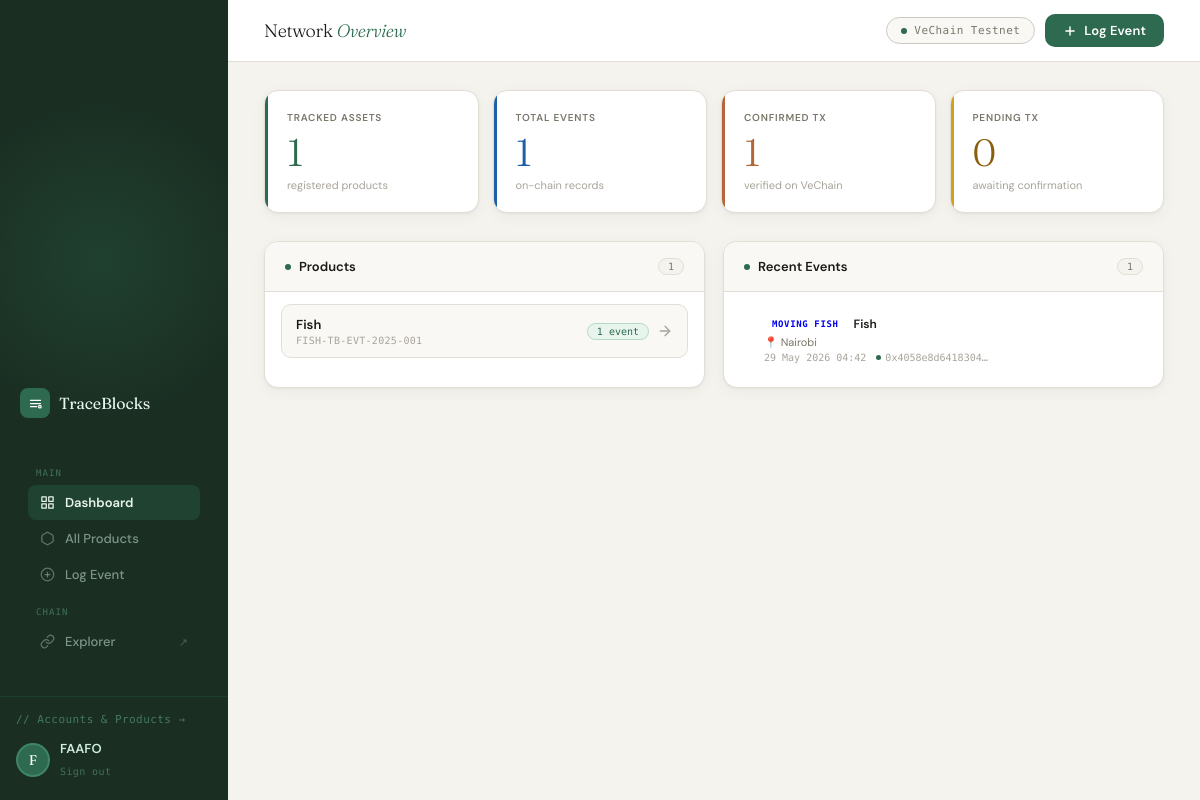
/interface/ (signed in), run on the app's committed database.
### tracker/models.py (models this page shows, shortened)
class Product(models.Model):
    name         = models.CharField(max_length=200)
    sku          = models.CharField(max_length=100, unique=True)
    description  = models.TextField(blank=True)
    manufacturer = models.CharField(max_length=200)
    created_at   = models.DateTimeField(auto_now_add=True)

class TrackingEvent(models.Model):
    STATUS_CHOICES = [
        ("manufactured",     "Manufactured"),
        ("shipped",          "Shipped"),
        ("in_transit",       "In Transit"),
        ("at_hub",           "At Hub"),
        ("out_for_delivery", "Out for Delivery"),
        ("delivered",        "Delivered"),
    ]
    product   = models.ForeignKey(Product, on_delete=models.CASCADE,
                                  related_name="events")
    status    = models.CharField(max_length=50, choices=STATUS_CHOICES)
    location  = models.CharField(max_length=200)
    notes     = models.TextField(blank=True)
    timestamp = models.DateTimeField(auto_now_add=True)
    tx_id     = models.CharField(max_length=100, blank=True, db_index=True)
    tx_status = models.CharField(max_length=20, default="pending")
    goods_name      = models.CharField(max_length=200, blank=True)
    goods_category  = models.CharField(max_length=100, blank=True)
    quantity        = models.CharField(max_length=50,  blank=True)
    unit_of_measure = models.CharField(max_length=50,  blank=True)
    batch_number    = models.CharField(max_length=100, blank=True)
    goods_condition = models.CharField(max_length=50,  blank=True)
    cold_chain      = models.BooleanField(default=False)
    hazardous       = models.BooleanField(default=False)
    dispatcher_name      = models.CharField(max_length=200, blank=True)
    dispatcher_role      = models.CharField(max_length=200, blank=True)
    dispatcher_signature = models.CharField(max_length=200, blank=True)
    dispatcher_date      = models.CharField(max_length=50,  blank=True)
    recipient_name      = models.CharField(max_length=200, blank=True)
    recipient_role      = models.CharField(max_length=200, blank=True)
    recipient_signature = models.CharField(max_length=200, blank=True)
    recipient_date      = models.CharField(max_length=50,  blank=True)
    carrier_name          = models.CharField(max_length=200, blank=True)
    transport_mode        = models.CharField(max_length=100, blank=True)
    tracking_number       = models.CharField(max_length=100, blank=True)
    destination_location  = models.CharField(max_length=200, blank=True)
    vehicle_plate         = models.CharField(max_length=50,  blank=True)
    driver_name           = models.CharField(max_length=200, blank=True)
    insurance_covered     = models.BooleanField(default=False)
    customs_cleared       = models.BooleanField(default=False)
    class Meta:
        ordering = ["-timestamp"]

### tracker/views.py (the view)
# urls.py: path("interface/",views.interface_view,   name="interface"),
@login_required
def interface_view(request):
    products = Product.objects.prefetch_related("events").order_by("-created_at")
    recent_events = TrackingEvent.objects.select_related("product").order_by("-timestamp")[:20]
    return render(request, "interface.html", {
        "products":      products,
        "recent_events": recent_events,
        "total_products": products.count(),
        "total_events":   TrackingEvent.objects.count(),
        "pending_tx":     TrackingEvent.objects.filter(tx_status="pending").count(),
        "confirmed_tx":   TrackingEvent.objects.filter(tx_status="confirmed").count(),
    })

### tracker/templates/interface.html (shortened to what this page needs)
<!DOCTYPE html>
<html lang="en">
<head>
</head>
<body>
<div style="display:flex;width:100%;">
  <aside class="sidebar">
    <div class="sidebar-glow"></div>
    <div class="sidebar-top">
      <a href="/" class="logo">
        <div class="logo-mark">
          <svg viewBox="0 0 24 24"><path d="M4 7h16M4 12h16M4 17h10"/><circle cx="19" cy="17" r="2"/></svg>
        </div>
        <span class="logo-name">TraceBlocks</span>
      </a>
      <div class="nav-menu">
        <div class="nav-section-label">Main</div>
        <a href="{% url 'interface' %}" class="nav-item active">
          <svg viewBox="0 0 24 24"><rect x="3" y="3" width="7" height="7"/><rect x="14" y="3" width="7" height="7"/><rect x="3" y="14" width="7" height="7"/><rect x="14" y="14" width="7" height="7"/></svg>
          Dashboard
        </a>
        <a href="{% url 'index' %}" class="nav-item">
          <svg viewBox="0 0 24 24"><path d="M21 16V8a2 2 0 0 0-1-1.73l-7-4a2 2 0 0 0-2 0l-7 4A2 2 0 0 0 3 8v8a2 2 0 0 0 1 1.73l7 4a2 2 0 0 0 2 0l7-4A2 2 0 0 0 21 16z"/></svg>
          All Products
        </a>
        <a href="{% url 'events' %}" class="nav-item">
          <svg viewBox="0 0 24 24"><circle cx="12" cy="12" r="10"/><line x1="12" y1="8" x2="12" y2="16"/><line x1="8" y1="12" x2="16" y2="12"/></svg>
          Log Event
        </a>
        <div class="nav-section-label">Chain</div>
        <a href="https://insight.vecha.in/#/test/" target="_blank" class="nav-item">
          <svg viewBox="0 0 24 24"><path d="M10 13a5 5 0 0 0 7.54.54l3-3a5 5 0 0 0-7.07-7.07l-1.72 1.71"/><path d="M14 11a5 5 0 0 0-7.54-.54l-3 3a5 5 0 0 0 7.07 7.07l1.71-1.71"/></svg>
          Explorer
          <span class="nav-ext">↗</span>
        </a>
      </div>
    </div>
    <div class="sidebar-footer">
      <a href="{% url 'index' %}" class="accounts-link">// Accounts &amp; Products →</a>
      <div class="user-row">
        <div class="user-avatar" id="avatar-initials">U</div>
        <div class="user-info">
          <span id="display-username">{{ request.user.username|default:"User" }}</span>
          <form method="post" action="{% url 'logout' %}" style="margin:0">
            <button type="submit" class="logout-btn">Sign out</button>
          </form>
        </div>
      </div>
    </div>
  </aside>
  <main class="main-content">
    <header class="topbar">
      <h1 class="topbar-title">Network <em>Overview</em></h1>
      <div class="topbar-right">
        <div class="network-badge">
          <div class="net-dot"></div>
          VeChain Testnet
        </div>
        <a href="{% url 'events' %}" class="btn-log-event">
          <svg viewBox="0 0 24 24"><line x1="12" y1="5" x2="12" y2="19"/><line x1="5" y1="12" x2="19" y2="12"/></svg>
          Log Event
        </a>
      </div>
    </header>
    <div class="inner">
      <div class="stat-grid">
        <div class="stat-card c-green">
          <div class="stat-label">Tracked Assets</div>
          <div class="stat-value c-green">{{ total_products }}</div>
          <div class="stat-sub">registered products</div>
        </div>
        <div class="stat-card c-blue">
          <div class="stat-label">Total Events</div>
          <div class="stat-value c-blue">{{ total_events }}</div>
          <div class="stat-sub">on-chain records</div>
        </div>
        <div class="stat-card c-amber">
          <div class="stat-label">Confirmed TX</div>
          <div class="stat-value c-amber">{{ confirmed_tx }}</div>
          <div class="stat-sub">verified on VeChain</div>
        </div>
        <div class="stat-card c-warn">
          <div class="stat-label">Pending TX</div>
          <div class="stat-value c-warn">{{ pending_tx }}</div>
          <div class="stat-sub">awaiting confirmation</div>
        </div>
      </div>
      <div class="two-col">
        <div class="panel">
          <div class="panel-header">
            <div class="panel-title">
              <div class="panel-title-dot"></div>
              Products
            </div>
            {% if products %}<span class="panel-count">{{ products|length }}</span>{% endif %}
          </div>
          <div class="panel-body">
            {% if products %}
            <div class="product-list">
              {% for p in products %}
              <a href="{% url 'product_detail' p.sku %}" class="product-row">
                <div class="product-row-left">
                  <span class="product-name">{{ p.name }}</span>
                  <span class="product-sku">{{ p.sku }}</span>
                </div>
                <div class="product-row-right">
                  <span class="event-count">{{ p.events.count }} event{{ p.events.count|pluralize }}</span>
                  <svg class="row-arrow" viewBox="0 0 24 24"><line x1="5" y1="12" x2="19" y2="12"/><polyline points="12 5 19 12 12 19"/></svg>
                </div>
              </a>
              {% endfor %}
            </div>
            {% else %}
            <p class="empty-state">No products registered yet.</p>
            {% endif %}
          </div>
        </div>
        <div class="panel">
          <div class="panel-header">
            <div class="panel-title">
              <div class="panel-title-dot"></div>
              Recent Events
            </div>
            {% if recent_events %}<span class="panel-count">{{ recent_events|length }}</span>{% endif %}
          </div>
          <div class="panel-body">
            {% if recent_events %}
            <div class="event-feed">
              {% for e in recent_events %}
              <a href="{% url 'product_detail' e.product.sku %}#event-{{ e.id }}" class="event-row">
                <div class="event-dot dot-{{ e.status }}"></div>
                <div class="event-body">
                  <div class="event-top">
                    <span class="event-badge badge-{{ e.status }}">{{ e.get_status_display }}</span>
                    <span class="event-product">{{ e.product.name }}</span>
                  </div>
                  <div class="event-location">📍 {{ e.location }}</div>
                  <div class="event-meta">
                    <span class="event-time">{{ e.timestamp|date:"d M Y H:i" }}</span>
                    {% if e.tx_id %}
                    <span class="event-tx">
                      <span class="tx-dot {% if e.tx_status == 'confirmed' %}confirmed{% elif e.tx_status == 'pending' %}pending{% else %}error{% endif %}"></span>
                      {{ e.tx_id|slice:":16" }}…
                    </span>
                    {% endif %}
                  </div>
                </div>
              </a>
              {% endfor %}
            </div>
            {% else %}
            <p class="empty-state">No events recorded yet.</p>
            {% endif %}
          </div>
        </div>
      </div>
    </div>
  </main>
</div>
</body>
</html>

### data on the page
Product: name "Fish", sku "FISH-TB-EVT-2025-001", events.count "1"
TrackingEvent: status "MOVING FISH", product.name "Fish", location "Nairobi", timestamp "29 May 2026 04:42", tx_id "0x4058e8d6418304"

### other printed values
{{ total_products }} "1"
{{ total_events }} "1"
{{ confirmed_tx }} "1"
{{ pending_tx }} "0"
{{ products|length }} "1"
{{ recent_events|length }} "1"
